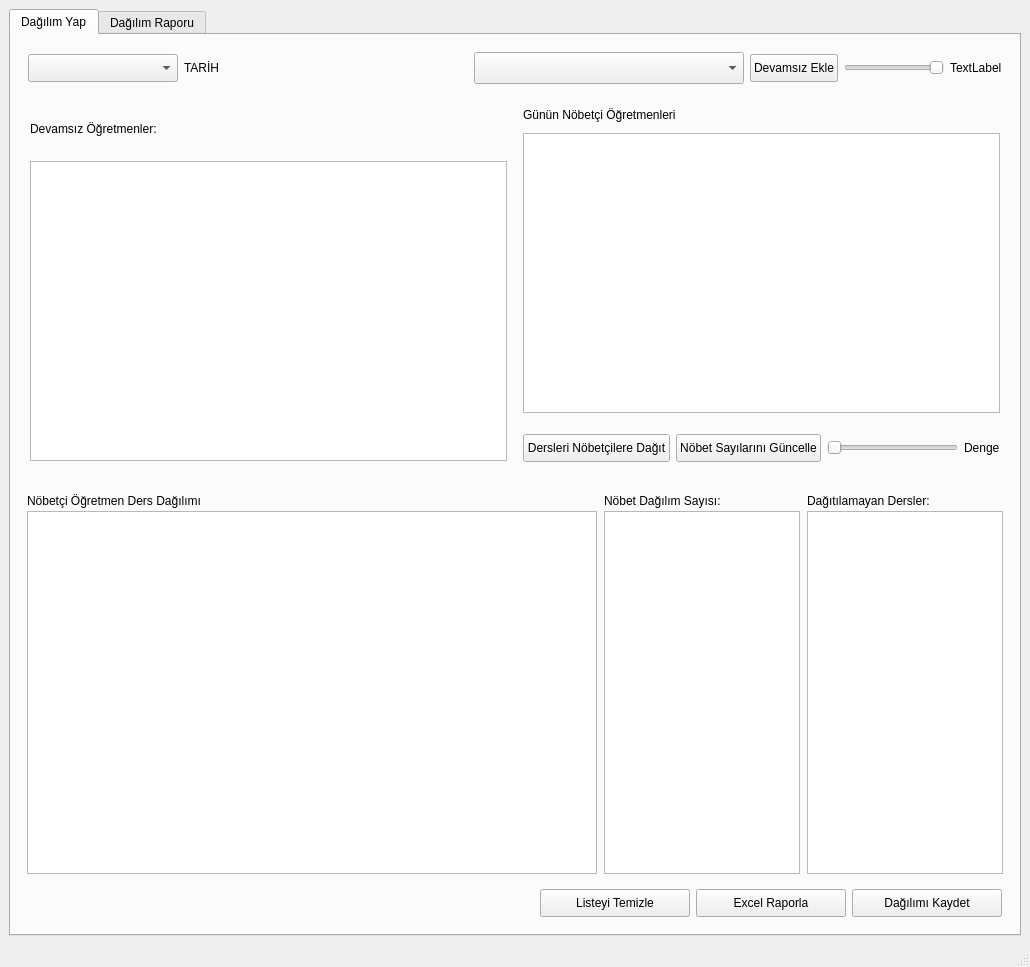
<?xml version="1.0" encoding="UTF-8"?>
<ui version="4.0">
 <class>MainWindow</class>
 <widget class="QMainWindow" name="MainWindow">
  <property name="geometry">
   <rect>
    <x>0</x>
    <y>0</y>
    <width>1030</width>
    <height>967</height>
   </rect>
  </property>
  <property name="windowTitle">
   <string>Öğretmen Devamsızlık ve Nöbetçi Dağıtım Sistemi</string>
  </property>
  <widget class="QWidget" name="central_widget">
   <layout class="QGridLayout" name="gridLayout">
    <item row="1" column="0">
     <widget class="QTabWidget" name="tabWidget_oto">
      <property name="currentIndex">
       <number>0</number>
      </property>
      <widget class="QWidget" name="tab_oto">
       <attribute name="title">
        <string>Dağılım Yap</string>
       </attribute>
       <layout class="QGridLayout" name="gridLayout_2">
        <item row="0" column="0">
         <layout class="QVBoxLayout" name="main_layout">
          <property name="leftMargin">
           <number>3</number>
          </property>
          <property name="topMargin">
           <number>3</number>
          </property>
          <property name="rightMargin">
           <number>3</number>
          </property>
          <property name="bottomMargin">
           <number>3</number>
          </property>
          <item>
           <layout class="QHBoxLayout" name="top_layout">
            <property name="leftMargin">
             <number>5</number>
            </property>
            <property name="topMargin">
             <number>5</number>
            </property>
            <property name="rightMargin">
             <number>5</number>
            </property>
            <property name="bottomMargin">
             <number>5</number>
            </property>
            <item>
             <widget class="QComboBox" name="gun_combobox">
              <property name="minimumSize">
               <size>
                <width>150</width>
                <height>28</height>
               </size>
              </property>
             </widget>
            </item>
            <item>
             <widget class="QLabel" name="lbl_tarih">
              <property name="minimumSize">
               <size>
                <width>150</width>
                <height>28</height>
               </size>
              </property>
              <property name="text">
               <string>TARİH</string>
              </property>
             </widget>
            </item>
            <item>
             <spacer name="horizontalSpacer_3">
              <property name="orientation">
               <enum>Qt::Horizontal</enum>
              </property>
              <property name="sizeHint" stdset="0">
               <size>
                <width>40</width>
                <height>20</height>
               </size>
              </property>
             </spacer>
            </item>
            <item>
             <widget class="QComboBox" name="ogretmen_combobox">
              <property name="minimumSize">
               <size>
                <width>270</width>
                <height>32</height>
               </size>
              </property>
              <property name="maximumSize">
               <size>
                <width>16777215</width>
                <height>16777215</height>
               </size>
              </property>
             </widget>
            </item>
            <item>
             <widget class="QPushButton" name="devamsizlik_ekle_button">
              <property name="minimumSize">
               <size>
                <width>0</width>
                <height>28</height>
               </size>
              </property>
              <property name="autoFillBackground">
               <bool>true</bool>
              </property>
              <property name="text">
               <string>Devamsız Ekle</string>
              </property>
             </widget>
            </item>
            <item>
             <widget class="QSlider" name="slide_parametre">
              <property name="minimumSize">
               <size>
                <width>100</width>
                <height>28</height>
               </size>
              </property>
              <property name="maximumSize">
               <size>
                <width>100</width>
                <height>16777215</height>
               </size>
              </property>
              <property name="layoutDirection">
               <enum>Qt::LeftToRight</enum>
              </property>
              <property name="minimum">
               <number>1</number>
              </property>
              <property name="maximum">
               <number>4</number>
              </property>
              <property name="pageStep">
               <number>1</number>
              </property>
              <property name="orientation">
               <enum>Qt::Horizontal</enum>
              </property>
              <property name="invertedAppearance">
               <bool>true</bool>
              </property>
              <property name="tickPosition">
               <enum>QSlider::NoTicks</enum>
              </property>
             </widget>
            </item>
            <item>
             <widget class="QLabel" name="slide_label">
              <property name="text">
               <string>TextLabel</string>
              </property>
             </widget>
            </item>
           </layout>
          </item>
          <item>
           <layout class="QHBoxLayout" name="horizontalLayout_3">
            <property name="leftMargin">
             <number>2</number>
            </property>
            <property name="topMargin">
             <number>2</number>
            </property>
            <property name="rightMargin">
             <number>2</number>
            </property>
            <property name="bottomMargin">
             <number>2</number>
            </property>
            <item>
             <layout class="QVBoxLayout" name="verticalLayout_5">
              <property name="leftMargin">
               <number>5</number>
              </property>
              <property name="topMargin">
               <number>5</number>
              </property>
              <property name="rightMargin">
               <number>5</number>
              </property>
              <property name="bottomMargin">
               <number>5</number>
              </property>
              <item>
               <widget class="QLabel" name="label_4">
                <property name="minimumSize">
                 <size>
                  <width>0</width>
                  <height>0</height>
                 </size>
                </property>
                <property name="maximumSize">
                 <size>
                  <width>16777215</width>
                  <height>25</height>
                 </size>
                </property>
                <property name="text">
                 <string>Devamsız Öğretmenler:</string>
                </property>
               </widget>
              </item>
              <item>
               <widget class="QTableWidget" name="devamsiz_schedule">
                <property name="minimumSize">
                 <size>
                  <width>0</width>
                  <height>220</height>
                 </size>
                </property>
                <property name="maximumSize">
                 <size>
                  <width>16777215</width>
                  <height>300</height>
                 </size>
                </property>
               </widget>
              </item>
             </layout>
            </item>
            <item>
             <layout class="QVBoxLayout" name="verticalLayout_6">
              <property name="leftMargin">
               <number>5</number>
              </property>
              <property name="topMargin">
               <number>5</number>
              </property>
              <property name="rightMargin">
               <number>5</number>
              </property>
              <property name="bottomMargin">
               <number>5</number>
              </property>
              <item>
               <widget class="QLabel" name="label_3">
                <property name="maximumSize">
                 <size>
                  <width>16777215</width>
                  <height>25</height>
                 </size>
                </property>
                <property name="text">
                 <string>Günün Nöbetçi Öğretmenleri</string>
                </property>
               </widget>
              </item>
              <item>
               <widget class="QListWidget" name="nobetci_listbox">
                <property name="minimumSize">
                 <size>
                  <width>0</width>
                  <height>220</height>
                 </size>
                </property>
                <property name="maximumSize">
                 <size>
                  <width>16777215</width>
                  <height>280</height>
                 </size>
                </property>
               </widget>
              </item>
              <item>
               <layout class="QHBoxLayout" name="horizontalLayout_6">
                <item>
                 <widget class="QPushButton" name="dagit_button">
                  <property name="minimumSize">
                   <size>
                    <width>0</width>
                    <height>28</height>
                   </size>
                  </property>
                  <property name="maximumSize">
                   <size>
                    <width>16777215</width>
                    <height>28</height>
                   </size>
                  </property>
                  <property name="text">
                   <string>Dersleri Nöbetçilere Dağıt</string>
                  </property>
                 </widget>
                </item>
                <item>
                 <widget class="QPushButton" name="sayilari_guncelle_buton">
                  <property name="minimumSize">
                   <size>
                    <width>0</width>
                    <height>28</height>
                   </size>
                  </property>
                  <property name="text">
                   <string>Nöbet Sayılarını Güncelle</string>
                  </property>
                 </widget>
                </item>
                <item>
                 <widget class="QSlider" name="ayar_Slider">
                  <property name="orientation">
                   <enum>Qt::Horizontal</enum>
                  </property>
                 </widget>
                </item>
                <item>
                 <widget class="QLabel" name="ayar_label">
                  <property name="text">
                   <string>Denge</string>
                  </property>
                 </widget>
                </item>
               </layout>
              </item>
             </layout>
            </item>
           </layout>
          </item>
          <item>
           <layout class="QHBoxLayout" name="horizontalLayout_5">
            <property name="spacing">
             <number>3</number>
            </property>
            <property name="leftMargin">
             <number>2</number>
            </property>
            <property name="topMargin">
             <number>2</number>
            </property>
            <property name="rightMargin">
             <number>2</number>
            </property>
            <property name="bottomMargin">
             <number>2</number>
            </property>
            <item>
             <layout class="QVBoxLayout" name="verticalLayout_9">
              <property name="leftMargin">
               <number>2</number>
              </property>
              <property name="topMargin">
               <number>2</number>
              </property>
              <property name="rightMargin">
               <number>2</number>
              </property>
              <property name="bottomMargin">
               <number>2</number>
              </property>
              <item>
               <widget class="QLabel" name="label_8">
                <property name="minimumSize">
                 <size>
                  <width>570</width>
                  <height>0</height>
                 </size>
                </property>
                <property name="maximumSize">
                 <size>
                  <width>470</width>
                  <height>28</height>
                 </size>
                </property>
                <property name="text">
                 <string>Nöbetçi Öğretmen Ders Dağılımı</string>
                </property>
               </widget>
              </item>
              <item>
               <widget class="QTableWidget" name="nobetci_schedule_manuel">
                <property name="minimumSize">
                 <size>
                  <width>540</width>
                  <height>340</height>
                 </size>
                </property>
                <property name="maximumSize">
                 <size>
                  <width>16777215</width>
                  <height>380</height>
                 </size>
                </property>
               </widget>
              </item>
             </layout>
            </item>
            <item>
             <layout class="QVBoxLayout" name="verticalLayout_10">
              <property name="sizeConstraint">
               <enum>QLayout::SetDefaultConstraint</enum>
              </property>
              <property name="leftMargin">
               <number>2</number>
              </property>
              <property name="topMargin">
               <number>2</number>
              </property>
              <property name="rightMargin">
               <number>2</number>
              </property>
              <property name="bottomMargin">
               <number>2</number>
              </property>
              <item>
               <widget class="QLabel" name="label_nobetsayisi">
                <property name="minimumSize">
                 <size>
                  <width>174</width>
                  <height>0</height>
                 </size>
                </property>
                <property name="maximumSize">
                 <size>
                  <width>320</width>
                  <height>28</height>
                 </size>
                </property>
                <property name="text">
                 <string>Nöbet Dağılım Sayısı:</string>
                </property>
               </widget>
              </item>
              <item>
               <widget class="QTableWidget" name="table_nobetsayisi">
                <property name="minimumSize">
                 <size>
                  <width>170</width>
                  <height>340</height>
                 </size>
                </property>
                <property name="maximumSize">
                 <size>
                  <width>16777215</width>
                  <height>16777215</height>
                 </size>
                </property>
               </widget>
              </item>
             </layout>
            </item>
            <item>
             <layout class="QVBoxLayout" name="verticalLayout">
              <property name="leftMargin">
               <number>2</number>
              </property>
              <property name="topMargin">
               <number>2</number>
              </property>
              <property name="rightMargin">
               <number>2</number>
              </property>
              <property name="bottomMargin">
               <number>2</number>
              </property>
              <item>
               <widget class="QLabel" name="label_6">
                <property name="minimumSize">
                 <size>
                  <width>182</width>
                  <height>0</height>
                 </size>
                </property>
                <property name="maximumSize">
                 <size>
                  <width>16777215</width>
                  <height>28</height>
                 </size>
                </property>
                <property name="text">
                 <string>Dağıtılamayan Dersler:</string>
                </property>
               </widget>
              </item>
              <item>
               <widget class="QTableWidget" name="dagitilamayan_table">
                <property name="minimumSize">
                 <size>
                  <width>180</width>
                  <height>340</height>
                 </size>
                </property>
                <property name="maximumSize">
                 <size>
                  <width>16777215</width>
                  <height>16777215</height>
                 </size>
                </property>
               </widget>
              </item>
             </layout>
            </item>
           </layout>
          </item>
          <item>
           <layout class="QHBoxLayout" name="horizontalLayout">
            <property name="leftMargin">
             <number>5</number>
            </property>
            <property name="topMargin">
             <number>5</number>
            </property>
            <property name="rightMargin">
             <number>5</number>
            </property>
            <property name="bottomMargin">
             <number>5</number>
            </property>
            <item>
             <spacer name="horizontalSpacer_2">
              <property name="orientation">
               <enum>Qt::Horizontal</enum>
              </property>
              <property name="sizeHint" stdset="0">
               <size>
                <width>40</width>
                <height>20</height>
               </size>
              </property>
             </spacer>
            </item>
            <item>
             <widget class="QPushButton" name="temizle_button">
              <property name="minimumSize">
               <size>
                <width>150</width>
                <height>28</height>
               </size>
              </property>
              <property name="autoFillBackground">
               <bool>true</bool>
              </property>
              <property name="text">
               <string>Listeyi Temizle</string>
              </property>
             </widget>
            </item>
            <item>
             <widget class="QPushButton" name="excel_raporu_yaz_btn">
              <property name="minimumSize">
               <size>
                <width>150</width>
                <height>28</height>
               </size>
              </property>
              <property name="autoFillBackground">
               <bool>true</bool>
              </property>
              <property name="text">
               <string>Excel Raporla</string>
              </property>
             </widget>
            </item>
            <item>
             <widget class="QPushButton" name="data_yaz_btn">
              <property name="minimumSize">
               <size>
                <width>150</width>
                <height>28</height>
               </size>
              </property>
              <property name="autoFillBackground">
               <bool>true</bool>
              </property>
              <property name="text">
               <string>Dağılımı Kaydet</string>
              </property>
             </widget>
            </item>
           </layout>
          </item>
         </layout>
        </item>
       </layout>
      </widget>
      <widget class="QWidget" name="tab_manuel">
       <attribute name="title">
        <string>Dağılım Raporu</string>
       </attribute>
       <layout class="QGridLayout" name="gridLayout_3">
        <item row="3" column="0">
         <widget class="QPushButton" name="denekButton">
          <property name="minimumSize">
           <size>
            <width>150</width>
            <height>32</height>
           </size>
          </property>
          <property name="maximumSize">
           <size>
            <width>200</width>
            <height>32</height>
           </size>
          </property>
          <property name="text">
           <string>Excel Raporu Oluştur Göster</string>
          </property>
         </widget>
        </item>
        <item row="2" column="0">
         <widget class="QTableWidget" name="tbl_sonuc">
          <property name="minimumSize">
           <size>
            <width>302</width>
            <height>0</height>
           </size>
          </property>
          <property name="maximumSize">
           <size>
            <width>16777215</width>
            <height>16777215</height>
           </size>
          </property>
         </widget>
        </item>
        <item row="1" column="0">
         <widget class="QLabel" name="label_5">
          <property name="minimumSize">
           <size>
            <width>442</width>
            <height>0</height>
           </size>
          </property>
          <property name="text">
           <string>Dağıtılan Dersler:</string>
          </property>
         </widget>
        </item>
       </layout>
      </widget>
     </widget>
    </item>
   </layout>
  </widget>
  <widget class="QMenuBar" name="menubar">
   <property name="geometry">
    <rect>
     <x>0</x>
     <y>0</y>
     <width>1030</width>
     <height>30</height>
    </rect>
   </property>
  </widget>
  <widget class="QStatusBar" name="statusbar"/>
 </widget>
 <resources/>
 <connections/>
</ui>
